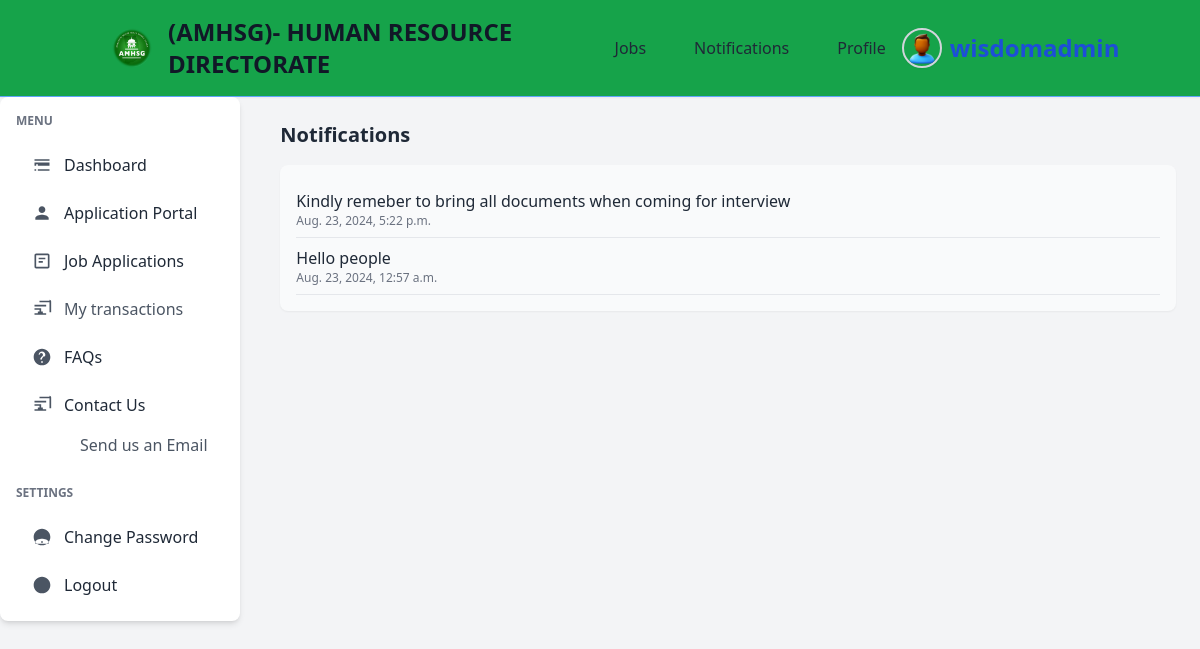
Before: /notifications/ (signed in) with the older database file.
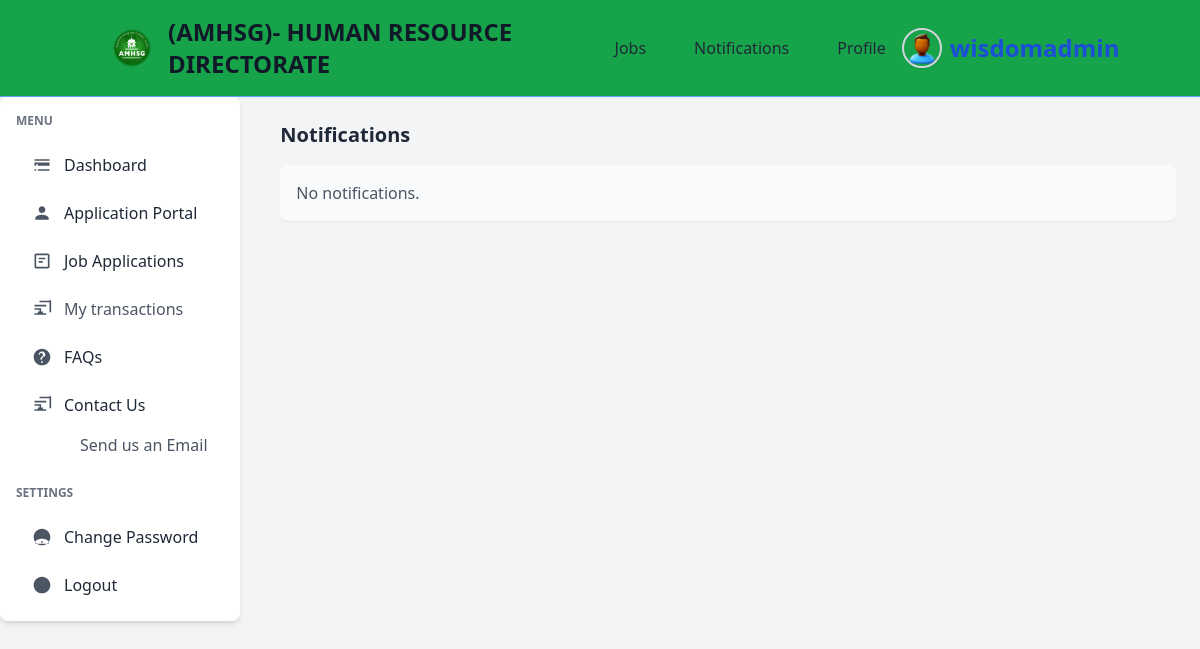
After: the same page with the newer database file.
### notifications/models.py (models this page shows, shortened)
class Notification(models.Model):
    message = models.CharField(max_length=255)
    date = models.DateTimeField(auto_now_add=True)

### notifications/views.py (the view)
# urls.py: path('notifications/', views.notification_list, name='notification-list'),
@login_required(login_url="my-login")
def notification_list(request):
    notifications = Notification.objects.all().order_by('-date')
    context = {
        'notifications': notifications,
    }
    return render(request, 'notifications/index.html', context)

### templates/notifications/index.html
{% extends 'authentication/dash-base.html' %} {% block content %}
<section>
  <h2 class="text-xl font-semibold text-gray-800 mb-4">Notifications</h2>
  <div class="bg-gray-50 p-4 rounded-lg shadow-sm">
    <ul>
      {% for notification in notifications %}
      <li class="border-b border-gray-200 py-2">
        <p class="text-gray-800">{{ notification.message }}</p>
        <p class="text-gray-500 text-xs">{{ notification.date }}</p>
      </li>
      {% empty %}
      <li class="text-gray-600">No notifications.</li>
      {% endfor %}
    </ul>
  </div>
</section>
{% endblock %}

Changed rows visible on the page:
removed Notification: message "Kindly remeber to bring all documents when coming for interview", date "Aug. 23, 2024, 5:22 p.m."
removed Notification: message "Hello people", date "Aug. 23, 2024, 12:57 a.m."
Other visible differences:
text now shown: "No notifications."
